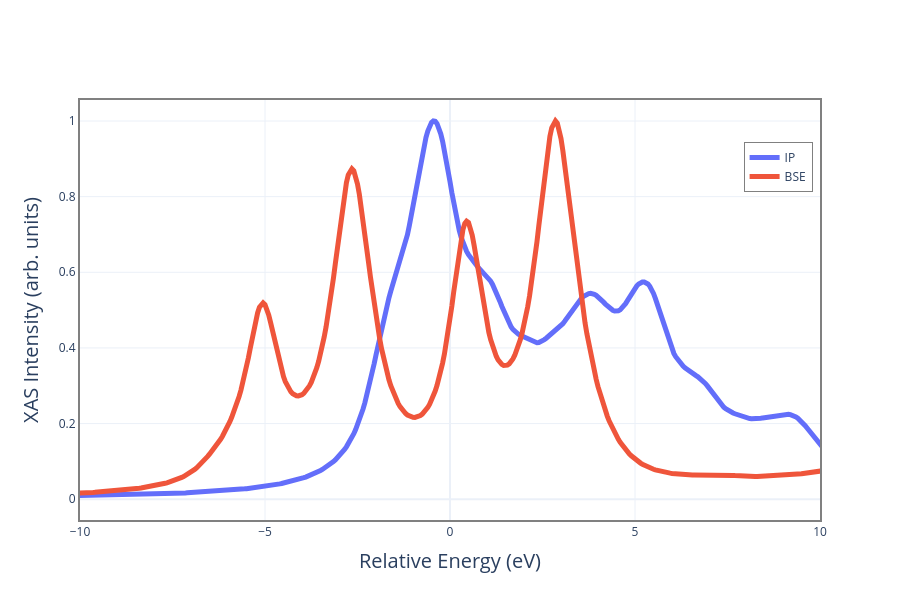

The cell this chart's notebook holds for it:
### Code cell
fig=go.Figure()
ipres.plot_xas(fig=fig, element='Ti', core_level='2p', site_number=1, name='IP', lw=5)
bseres.plot_xas(fig=fig, element='Ti', core_level='2p', site_number=1, name='BSE', lw=5)
fig.show()

### Figure 1 — Plotly figure (JSON) as saved in the notebook; plotly's stock layout.template omitted (floating-point values rounded to 4 significant figures; data arrays with more than 128 entries replaced by an {"elided": "..."} marker saying what was removed)
{"data": [{"line": {"width": 5}, "mode": "lines", "name": "IP", "type": "scatter", "x": {"elided": "2001 float values"}, "y": {"elided": "2001 float values"}}, {"line": {"width": 5}, "mode": "lines", "name": "BSE", "type": "scatter", "x": {"elided": "2001 float values"}, "y": {"elided": "2001 float values"}}], "layout": {"font": {"size": 12}, "height": 600, "hovermode": "x unified", "legend": {"bgcolor": "rgba(255, 255, 255, 0.5)", "bordercolor": "grey", "borderwidth": 1, "x": 0.99, "xanchor": "right", "y": 0.9, "yanchor": "top"}, "showlegend": true, "width": 900, "xaxis": {"linecolor": "grey", "linewidth": 2, "mirror": true, "range": [-10, 10], "showline": true, "title": {"font": {"size": 20}, "text": "Relative Energy (eV)"}}, "yaxis": {"linecolor": "grey", "linewidth": 2, "mirror": true, "showline": true, "title": {"font": {"size": 20}, "text": "XAS Intensity (arb. units)"}}}}
